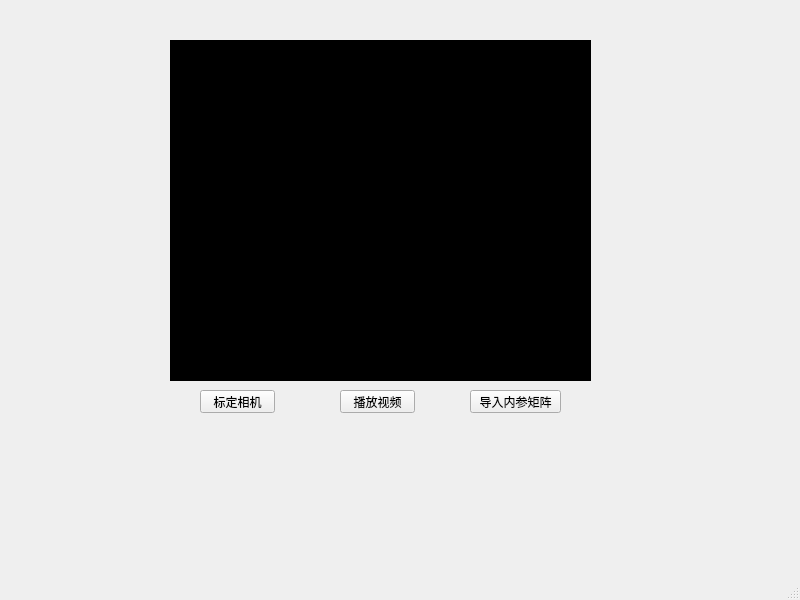
<?xml version="1.0" encoding="UTF-8"?>
<ui version="4.0">
 <class>MainWindow</class>
 <widget class="QMainWindow" name="MainWindow">
  <property name="geometry">
   <rect>
    <x>0</x>
    <y>0</y>
    <width>800</width>
    <height>600</height>
   </rect>
  </property>
  <property name="windowTitle">
   <string>MainWindow</string>
  </property>
  <widget class="QWidget" name="centralwidget">
   <widget class="QLabel" name="label_show_camera">
    <property name="geometry">
     <rect>
      <x>170</x>
      <y>40</y>
      <width>421</width>
      <height>341</height>
     </rect>
    </property>
    <property name="styleSheet">
     <string notr="true">background-color: rgb(0, 0, 0);</string>
    </property>
    <property name="text">
     <string>showlabel</string>
    </property>
   </widget>
   <widget class="QPushButton" name="pushButton">
    <property name="geometry">
     <rect>
      <x>200</x>
      <y>390</y>
      <width>75</width>
      <height>23</height>
     </rect>
    </property>
    <property name="text">
     <string>标定相机</string>
    </property>
   </widget>
   <widget class="QPushButton" name="pushButton_2">
    <property name="geometry">
     <rect>
      <x>470</x>
      <y>390</y>
      <width>91</width>
      <height>23</height>
     </rect>
    </property>
    <property name="text">
     <string>导入内参矩阵</string>
    </property>
   </widget>
   <widget class="QPushButton" name="pushButton_3">
    <property name="geometry">
     <rect>
      <x>340</x>
      <y>390</y>
      <width>75</width>
      <height>23</height>
     </rect>
    </property>
    <property name="text">
     <string>播放视频</string>
    </property>
   </widget>
  </widget>
  <widget class="QMenuBar" name="menubar">
   <property name="geometry">
    <rect>
     <x>0</x>
     <y>0</y>
     <width>800</width>
     <height>22</height>
    </rect>
   </property>
  </widget>
  <widget class="QStatusBar" name="statusbar"/>
 </widget>
 <resources/>
 <connections>
  <connection>
   <sender>pushButton</sender>
   <signal>clicked()</signal>
   <receiver>MainWindow</receiver>
   <slot>biaoding()</slot>
   <hints>
    <hint type="sourcelabel">
     <x>234</x>
     <y>426</y>
    </hint>
    <hint type="destinationlabel">
     <x>157</x>
     <y>454</y>
    </hint>
   </hints>
  </connection>
  <connection>
   <sender>pushButton_2</sender>
   <signal>clicked()</signal>
   <receiver>MainWindow</receiver>
   <slot>daoru()</slot>
   <hints>
    <hint type="sourcelabel">
     <x>503</x>
     <y>425</y>
    </hint>
    <hint type="destinationlabel">
     <x>598</x>
     <y>449</y>
    </hint>
   </hints>
  </connection>
  <connection>
   <sender>pushButton_3</sender>
   <signal>clicked()</signal>
   <receiver>MainWindow</receiver>
   <slot>bofang()</slot>
   <hints>
    <hint type="sourcelabel">
     <x>373</x>
     <y>422</y>
    </hint>
    <hint type="destinationlabel">
     <x>449</x>
     <y>455</y>
    </hint>
   </hints>
  </connection>
 </connections>
 <slots>
  <slot>biaoding()</slot>
  <slot>daoru()</slot>
  <slot>bofang()</slot>
 </slots>
</ui>
